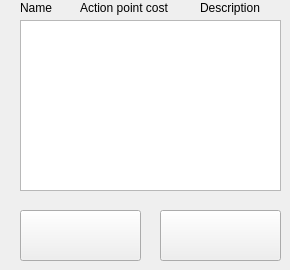
    <widget class="QWidget" name="page_3">
     <widget class="QPushButton" name="use">
      <property name="geometry">
       <rect>
        <x>20</x>
        <y>210</y>
        <width>121</width>
        <height>51</height>
       </rect>
      </property>
      <property name="text">
       <string/>
      </property>
     </widget>
     <widget class="QPushButton" name="back">
      <property name="geometry">
       <rect>
        <x>160</x>
        <y>210</y>
        <width>121</width>
        <height>51</height>
       </rect>
      </property>
      <property name="text">
       <string/>
      </property>
     </widget>
     <widget class="QListWidget" name="actionlist">
      <property name="geometry">
       <rect>
        <x>20</x>
        <y>20</y>
        <width>261</width>
        <height>171</height>
       </rect>
      </property>
     </widget>
     <widget class="QLabel" name="ap_cost">
      <property name="geometry">
       <rect>
        <x>80</x>
        <y>0</y>
        <width>101</width>
        <height>16</height>
       </rect>
      </property>
      <property name="text">
       <string>Action point cost</string>
      </property>
     </widget>
     <widget class="QLabel" name="description">
      <property name="geometry">
       <rect>
        <x>200</x>
        <y>0</y>
        <width>71</width>
        <height>16</height>
       </rect>
      </property>
      <property name="text">
       <string>Description</string>
      </property>
     </widget>
     <widget class="QLabel" name="name">
      <property name="geometry">
       <rect>
        <x>20</x>
        <y>0</y>
        <width>41</width>
        <height>16</height>
       </rect>
      </property>
      <property name="text">
       <string>Name</string>
      </property>
     </widget>
    </widget>
